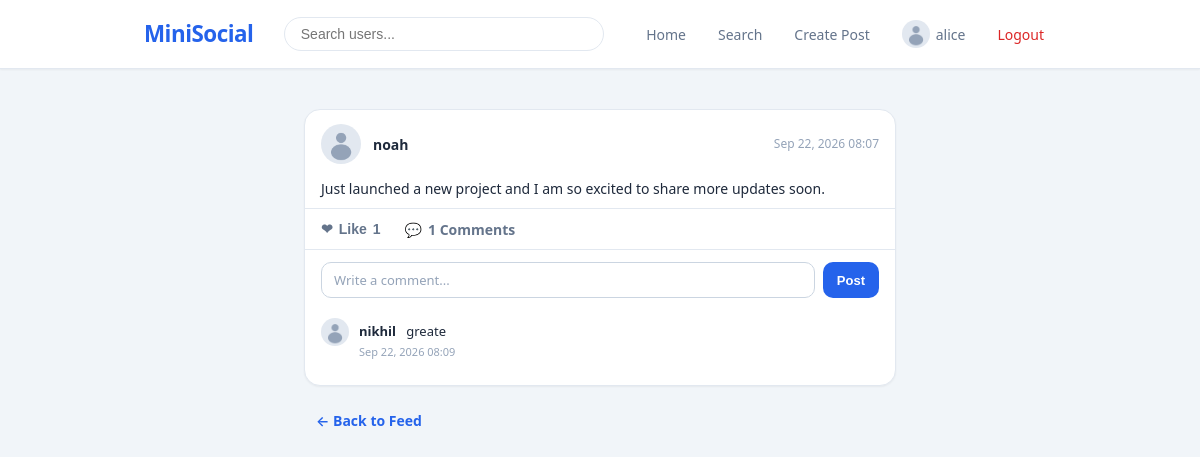
The page /post/8/ (signed in) on the database its author committed.
### users/models.py (models this page shows, shortened)
class Profile(models.Model):
    user = models.OneToOneField(User, on_delete=models.CASCADE, related_name="profile")
    profile_picture = models.ImageField(upload_to="profile_pics/", default="profile_pics/default.png")
    bio = models.TextField(max_length=500, blank=True)
    full_name = models.CharField(max_length=150, blank=True)
    created_at = models.DateTimeField(auto_now_add=True)

### posts/models.py (models this page shows, shortened)
class Post(models.Model):
    author = models.ForeignKey(User, on_delete=models.CASCADE, related_name="posts")
    content = models.TextField(max_length=2000)
    image = models.ImageField(upload_to="post_images/", blank=True, null=True)
    created_at = models.DateTimeField(auto_now_add=True)
    updated_at = models.DateTimeField(auto_now=True)
    class Meta:
        ordering = ["-created_at"]
        indexes = [models.Index(fields=["-created_at"])]
    @property
    def like_count(self):
        return self.likes.count()
    @property
    def comment_count(self):
        return self.comments.count()

class Comment(models.Model):
    post = models.ForeignKey(Post, on_delete=models.CASCADE, related_name="comments")
    user = models.ForeignKey(User, on_delete=models.CASCADE, related_name="comments")
    text = models.TextField(max_length=500)
    created_at = models.DateTimeField(auto_now_add=True)
    class Meta:
        ordering = ["created_at"]

### posts/views.py (the view)
# urls.py: path("post/<int:post_id>/", views.post_detail_view, name="post_detail"),
@login_required
def post_detail_view(request, post_id):
    post = get_object_or_404(Post, id=post_id)
    comments = post.comments.select_related("user__profile").order_by("created_at")
    is_liked = Like.objects.filter(user=request.user, post=post).exists()
    return render(request, "posts/post_detail.html", {
        "post": post,
        "comments": comments,
        "is_liked": is_liked,
        "comment_form": CommentForm(),
    })

### posts/forms.py
class CommentForm(forms.Form):
    text = forms.CharField(
        max_length=500,
        widget=forms.TextInput(attrs={"class": "form-input comment-input", "placeholder": "Write a comment..."}),
    )

### templates/posts/post_detail.html (shortened to what this page needs)
{% extends "base.html" %}
{% block content %}
<div class="post-detail-container">
    <article class="post-card post-card-detail" data-post-id="{{ post.id }}">
        <div class="post-card-header">
            <a href="{% url 'profile' username=post.author.username %}">
                <img src="{{ post.author.profile.profile_picture.url }}" alt="{{ post.author.username }}" class="post-avatar">
            </a>
            <a href="{% url 'profile' username=post.author.username %}" class="post-author-name">{{ post.author.username }}</a>
            <span class="post-date">{{ post.created_at|date:"M d, Y H:i" }}</span>
        </div>
        <div class="post-content">
            <p class="post-caption">{{ post.content|linebreaksbr }}</p>
        </div>
        <div class="post-actions">
            <button class="like-btn {% if is_liked %}liked{% endif %}" data-post-id="{{ post.id }}">
                <span class="like-icon">&#10084;</span>
                <span class="like-text">{% if is_liked %}Unlike{% else %}Like{% endif %}</span>
                <span class="like-count">{{ post.like_count }}</span>
            </button>
            <span class="comment-link">
                <span>&#128172;</span>
                <span>{{ post.comment_count }} Comments</span>
            </span>
        </div>
        <div class="post-comment-section">
            <form class="comment-form" data-post-id="{{ post.id }}">
                <input type="text" name="text" class="form-input comment-input" placeholder="Write a comment..." maxlength="500">
                <button type="submit" class="btn btn-primary btn-sm">Post</button>
            </form>
            <div class="comments-display" data-post-id="{{ post.id }}">
                {% for comment in comments %}
                    <div class="comment-item" data-comment-id="{{ comment.id }}">
                        <img src="{{ comment.user.profile.profile_picture.url }}" alt="avatar" class="comment-avatar">
                        <div class="comment-body">
                            <strong>{{ comment.user.username }}</strong>
                            <span class="comment-text">{{ comment.text }}</span>
                            <span class="comment-date">{{ comment.created_at|date:"M d, Y H:i" }}</span>
                        </div>
                    </div>
                {% empty %}
                    <p class="no-comments">No comments yet. Be the first to comment!</p>
                {% endfor %}
            </div>
        </div>
    </article>
    <a href="{% url 'feed' %}" class="btn btn-text">&larr; Back to Feed</a>
</div>
{% endblock %}

### templates/base.html (shortened to what this page needs)
{% load static %}
<!DOCTYPE html>
<html lang="en">
<head>
    <link rel="stylesheet" href="{% static 'css/style.css' %}">
</head>
<body>
    {% if user.is_authenticated %}
    <nav class="navbar">
        <div class="navbar-container">
            <a href="{% url 'feed' %}" class="navbar-logo">MiniSocial</a>
            <div class="navbar-search-box">
                <input type="text" id="nav-search-input" placeholder="Search users..." autocomplete="off">
            </div>
            <div class="navbar-links">
                <a href="{% url 'feed' %}" class="nav-link">Home</a>
                <a href="{% url 'search' %}" class="nav-link">Search</a>
                <a href="{% url 'create_post' %}" class="nav-link">Create Post</a>
                <a href="{% url 'profile' username=user.username %}" class="nav-link">
                    <img src="{{ user.profile.profile_picture.url }}" alt="{{ user.username }}" class="nav-avatar">
                    <span>{{ user.username }}</span>
                </a>
                <a href="{% url 'logout' %}" class="nav-link nav-logout">Logout</a>
            </div>
        </div>
    </nav>
    {% endif %}
    <main class="main-content">
        {% block content %}{% endblock %}
    </main>
</body>
</html>

### rows shown on the page
Post: author.profile.profile_picture (placeholder picture), author.username "noah", created_at "Sep 22, 2026 08:07", content "Just launched a new project and I am so excited to share more updates soon.", like_count "1", comment_count "1"
Comment: user.profile.profile_picture (placeholder picture), user.username "nikhil", text "greate", created_at "Sep 22, 2026 08:09"

### other values the page prints
{{ user.username }} "alice"
